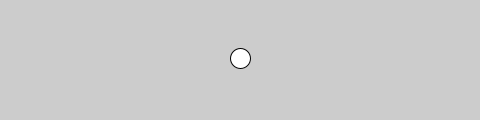
Frame 1 (no input)
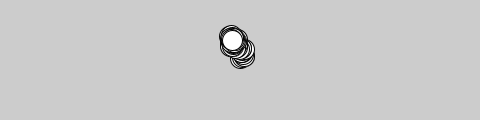
Frame 60 (the mouse pressed at the canvas centre just before this capture)
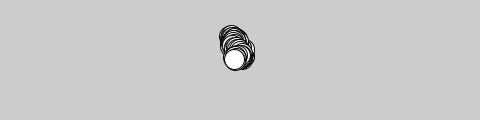
Frame 120 (the mouse held since frame 60 and released just before this capture)

The Processing sketch that drew these frames (run headless with seeded random() and noise(); from frame 60 on, the mouse is pressed at the canvas centre):

// Processing sketch: Ex_10_01
// ── Ex_10_01.pde
JitterBug bug; // Declare object

void setup() {
  size(480, 120);
  // Create object and pass in parameters
  bug = new JitterBug(width/2, height/2, 20);
}

void draw() {
  bug.move();
  bug.display();
}

class JitterBug {
  float x;
  float y;
  int diameter;
  float speed = 2.5;
  
  JitterBug(float tempX, float tempY, int tempDiameter) {
    x = tempX;
    y = tempY;
    diameter = tempDiameter;
  }
  
  void move() {
    x += random(-speed, speed);
    y += random(-speed, speed);
  }
  
  void display() {
    ellipse(x, y, diameter, diameter);
  }
}
